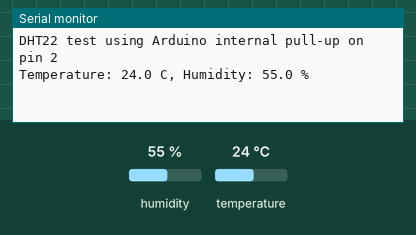
Recording of a sketch running on a simulated Arduino Uno, built with avr-gcc and run on an emulated ATmega328P. On the bench: the last lines printed to the serial monitor. Inputs (shaded band) come from the test bench; at power-on: humidity 55 %, temperature 24 °C.

Above: at 3.2 s.
3.3 s: humidity set to 22 %
At 5.0 s:
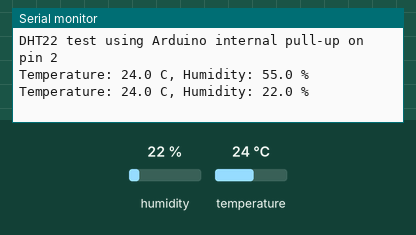
6.5 s: temperature set to 12 °C
At 8.3 s:
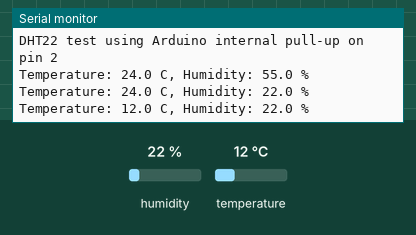
9.7 s: humidity set to 40 %
At 9.7 s:
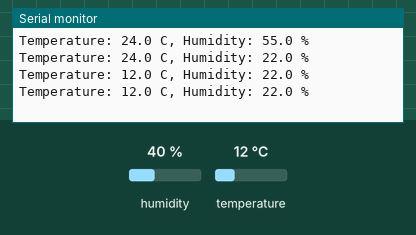
Timing chart, 0 to 12.7 s (numbered marks = the images above; inputs shaded):
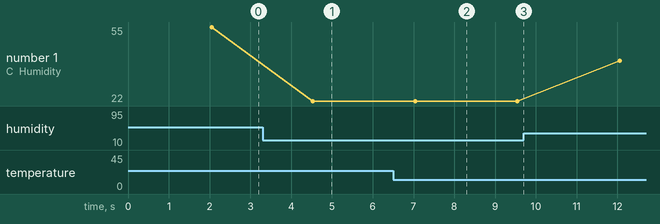

Measured:
- after the input at 3.3 s, the serial monitor: prints a new line after 1.2 s (image 1)
- after the input at 6.5 s, the serial monitor: prints a new line after 0.54 s (image 2)
- plotted number 1: 22 → 40 after the input at 9.7 s

The sketch:

uno_dht22_check.ino
```cpp
#include <DHT.h>

constexpr uint8_t DHT_PIN = 2;
DHT dht(DHT_PIN, DHT22);

void setup() {
  Serial.begin(9600);
  pinMode(DHT_PIN, INPUT_PULLUP);
  dht.begin();
  delay(2000);
  Serial.println("DHT22 test using Arduino internal pull-up on pin 2");
}

void loop() {
  const float humidity = dht.readHumidity();
  const float temperature = dht.readTemperature();

  if (isnan(humidity) || isnan(temperature)) {
    Serial.println("DHT22 ERROR: no valid response");
  } else {
    Serial.print("Temperature: ");
    Serial.print(temperature, 1);
    Serial.print(" C, Humidity: ");
    Serial.print(humidity, 1);
    Serial.println(" %");
  }
  delay(2500);
}
```
